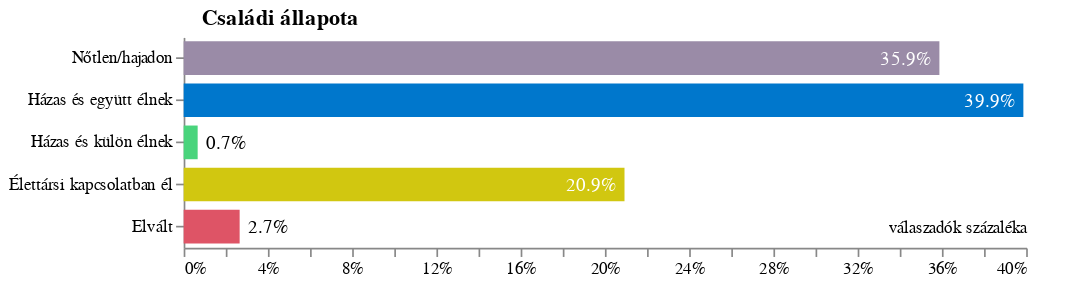

The notebook cell this image was saved under:
### Code cell
c='Q8'
order=list(vvl[c].values())
dx=df.groupby(c).count()[['Response_ID']].reindex(order).dropna()
ds=dx*1.0/dx.sum()[0]
ds.columns=['percent']
dx.columns=['count']
dx=dx.join(ds).reset_index()#.sort_values(by=c,ascending=True)
base=alt.Chart(dx,title=mc[c].split('-')[1].replace(':','').strip())
bar=base.mark_bar(height=20).encode(
    x=alt.X('percent:Q',
            axis=alt.Axis(grid=False,
                title="válaszadók százaléka",
                format=".0%",
                titleAnchor="end",
                titleY=-17,
                titleFontWeight="normal",
                titleFontSize=10),
            #scale=alt.Scale(domain=[0,300])
           ),
    y=alt.Y(c+':N',axis=alt.Axis(title=''),sort=[]),
    color=alt.Color(c+':N',legend=None,scale=alt.Scale(domain=list(dx[c].unique()),
                range=[violetm2,blue,green,yellow,red,violetp2]))
)
text = bar.mark_text(dx=-5, dy=1, align="right").encode(
    text=alt.Text("percent:N", format=".1%"),
    color=alt.condition(
        "datum['percent'] < 0.08",
        alt.ColorValue(None),
        alt.ColorValue("white"),
    )
    
)
text2 = bar.mark_text(dx=5, dy=1, align="left").encode(
    text=alt.Text("percent:N", format=".1%"),
    color=alt.condition(
        "datum['percent'] >= 0.08",
        alt.ColorValue(None),
        alt.ColorValue("black"),
    )
    
)
layer = (
    (bar+text+text2)
    .configure_view(stroke=None)
    .configure_title(anchor='start',dx=115)
    .properties(height=alt.Step(25), width=500)
)
layer.save("export/" + c + ".json")
layer.save("export/" + c + ".png")
layer

### Figure 1 — Vega-Lite specification as saved in the notebook (floating-point values rounded to 4 significant figures)
{"config": {"view": {"continuousWidth": 400, "continuousHeight": 300, "stroke": null}, "title": {"anchor": "start", "dx": 115}}, "layer": [{"mark": {"type": "bar", "height": 20}, "encoding": {"color": {"type": "nominal", "field": "Q8", "legend": null, "scale": {"domain": ["Nőtlen/hajadon", "Házas és együtt élnek", "Házas és külön élnek", "Élettársi kapcsolatban él", "Elvált"], "range": ["#9A8BA7", "#0077CC", "#49D47C", "#D1C710", "#DE5466", "#5E4D6A"]}}, "x": {"type": "quantitative", "axis": {"format": ".0%", "grid": false, "title": "válaszadók százaléka", "titleAnchor": "end", "titleFontSize": 10, "titleFontWeight": "normal", "titleY": -17}, "field": "percent"}, "y": {"type": "nominal", "axis": {"title": ""}, "field": "Q8", "sort": []}}, "title": "Családi állapota"}, {"mark": {"type": "text", "align": "right", "dx": -5, "dy": 1}, "encoding": {"color": {"condition": {"value": null, "test": "datum['percent'] < 0.08"}, "value": "white"}, "text": {"type": "nominal", "field": "percent", "format": ".1%"}, "x": {"type": "quantitative", "axis": {"format": ".0%", "grid": false, "title": "válaszadók százaléka", "titleAnchor": "end", "titleFontSize": 10, "titleFontWeight": "normal", "titleY": -17}, "field": "percent"}, "y": {"type": "nominal", "axis": {"title": ""}, "field": "Q8", "sort": []}}, "title": "Családi állapota"}, {"mark": {"type": "text", "align": "left", "dx": 5, "dy": 1}, "encoding": {"color": {"condition": {"value": null, "test": "datum['percent'] >= 0.08"}, "value": "black"}, "text": {"type": "nominal", "field": "percent", "format": ".1%"}, "x": {"type": "quantitative", "axis": {"format": ".0%", "grid": false, "title": "válaszadók százaléka", "titleAnchor": "end", "titleFontSize": 10, "titleFontWeight": "normal", "titleY": -17}, "field": "percent"}, "y": {"type": "nominal", "axis": {"title": ""}, "field": "Q8", "sort": []}}, "title": "Családi állapota"}], "data": {"name": "data-f9edc519bb254ea13384c93b58ebe637"}, "height": {"step": 25}, "width": 500, "$schema": "https://vega.github.io/schema/vega-lite/v4.8.1.json", "datasets": {"data-f9edc519bb254ea13384c93b58ebe637": [{"Q8": "Nőtlen/hajadon", "count": 108.0, "percent": 0.3588}, {"Q8": "Házas és együtt élnek", "count": 120.0, "percent": 0.3987}, {"Q8": "Házas és külön élnek", "count": 2.0, "percent": 0.006645}, {"Q8": "Élettársi kapcsolatban él", "count": 63.0, "percent": 0.2093}, {"Q8": "Elvált", "count": 8.0, "percent": 0.02658}]}}
